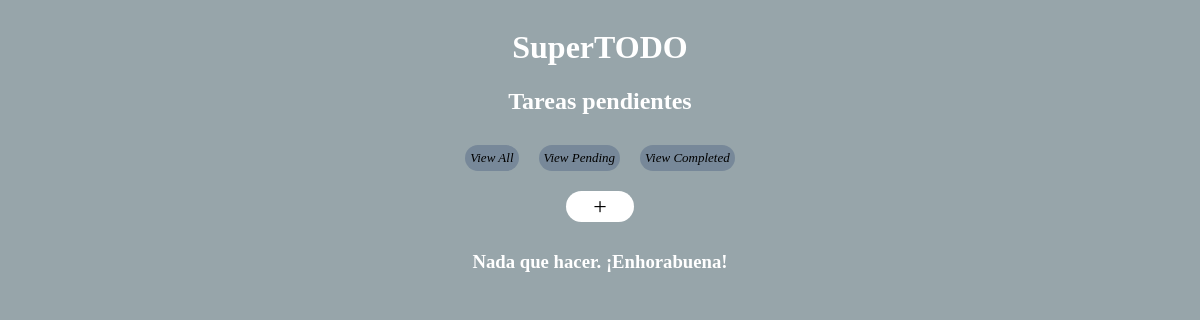
The page /tasks/pending/ on the database as committed earlier.
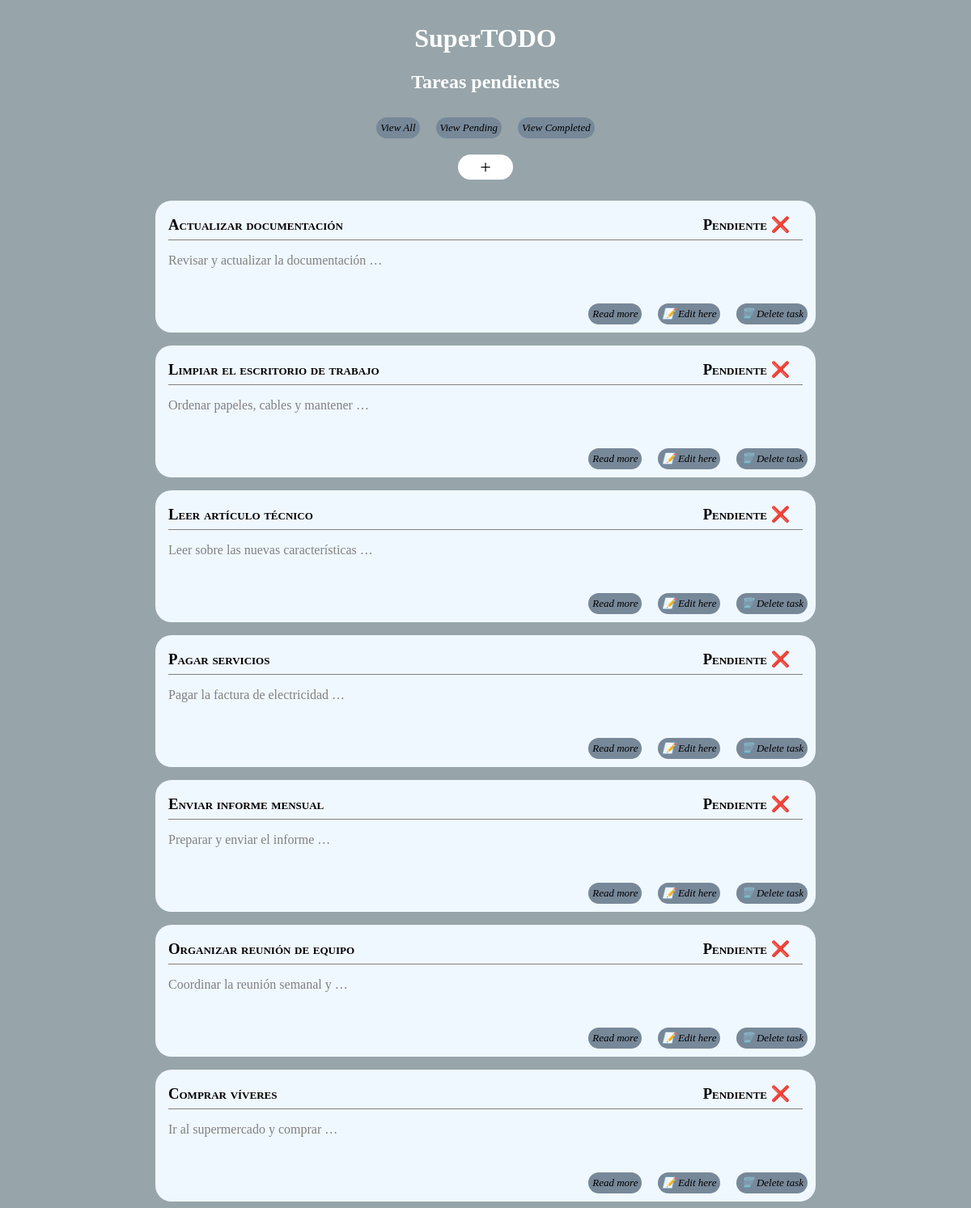
The same page on the database as committed later.
### tasks/models.py (models this page shows)
class Task(models.Model):
    name = models.CharField(max_length=70)
    description = models.TextField(max_length=256, blank=True)
    slug = models.SlugField(unique=True)
    completed = models.BooleanField(default=False)
    created_at = models.DateTimeField()
    updated_at = models.DateTimeField()

### tasks/views.py (the view)
# urls.py: path('pending/', views.task_list_pending, name='task-list-pending'),
def task_list_pending(request):
    pending_tasks = Task.objects.filter(completed = False).order_by('-updated_at')
    return render(request, 'tasks/tasklist.html', {'tasks': pending_tasks, 'subtitle':'Tareas pendientes'})

### tasks/templates/tasks/tasklist.html
{% extends "base.html" %}
{% load static %}
  {% block content %}
    <div class="create">
      <span class="pill-create">
        <p><a href="{% url 'tasks:task-add'%}"> + </a></p>
      </span>
    </div>
      {% if tasks|length > 0 %}
        <div class="tasksDisplay">
          {% for task in tasks %}
            <div class="box">
              <div class="top-border">
                <div class="titleContainer">
                  <h3 class="title">{{ task.name }}</h3>
                  <h3 class="sign"> <a href="{% url 'tasks:task-toggle' task.slug %}"> {% if task.completed %} Completada ✅ {% else %} Pendiente ❌ {% endif %}</a> </h3>
                </div>
                <p class="content"> {{task.description | truncatewords:5 }}</p> {% comment %} truncar a partir de 10 o 20 más adelante {% endcomment %}
              </div>
              <br>
              <div class="buttons">
                <span class="pill">
                  <p><a href="{% url 'tasks:task-delete' task.slug %}"> 🗑️ Delete task</a></p>
                </span>
                <span class="pill">
                  <p><a href="{% url 'tasks:task-edit' task.slug %}"> 📝 Edit here</a></p>
                </span>
                <span class="pill">
                  <p><a href="{% url 'tasks:task-detail' task.slug %}">Read more</a></p>
                </span>
              </div>
            </div>
          {% endfor %}
        </div>
      {% else %}
        <h3>Nada que hacer. ¡Enhorabuena!</h3>
      {% endif %}
  {% endblock %}

Rows that differ between the two databases and show on the page:
added Task: name "Actualizar documentación", completed "Pendiente ❌", description "Revisar y actualizar la documentación …"
added Task: name "Limpiar el escritorio de trabajo", completed "Pendiente ❌", description "Ordenar papeles, cables y mantener …"
added Task: name "Leer artículo técnico", completed "Pendiente ❌", description "Leer sobre las nuevas características …"
added Task: name "Pagar servicios", completed "Pendiente ❌", description "Pagar la factura de electricidad …"
added Task: name "Enviar informe mensual", completed "Pendiente ❌", description "Preparar y enviar el informe …"
added Task: name "Organizar reunión de equipo", completed "Pendiente ❌", description "Coordinar la reunión semanal y …"
added Task: name "Comprar víveres", completed "Pendiente ❌", description "Ir al supermercado y comprar …"
Other text that changed with them:
text no longer shown: "Nada que hacer. ¡Enhorabuena!"
